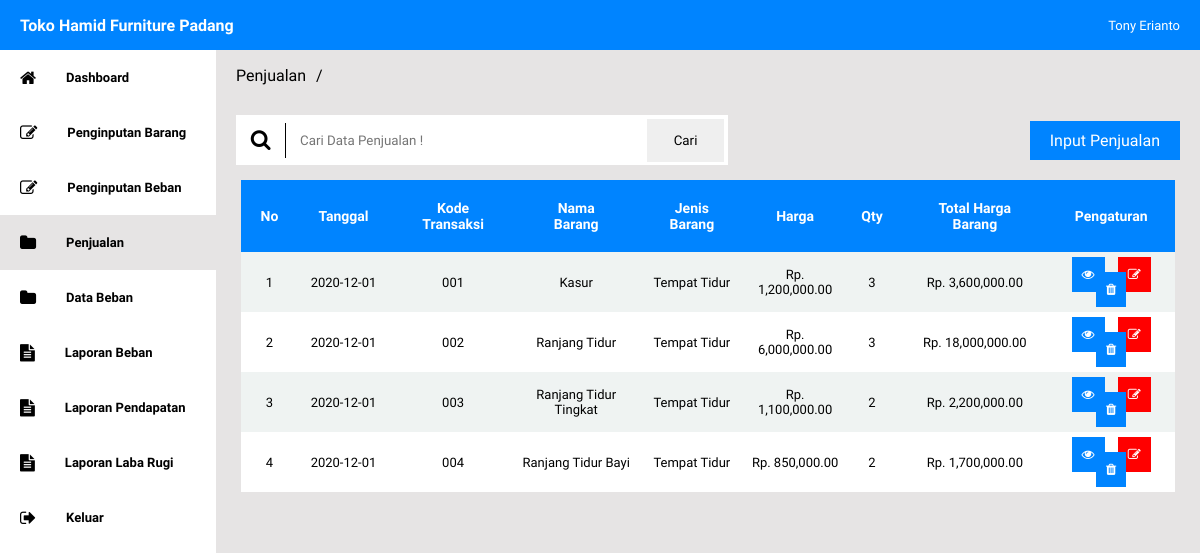
/penjualan/index.php (signed in), run on the app's committed database.
### tables this page shows
CREATE TABLE `tb_penjualan` (
  `tanggal_transaksi` date NOT NULL,
  `kode_transaksi` varchar(100) NOT NULL,
  `kode_barang` varchar(100) NOT NULL,
  `nama_barang` varchar(100) NOT NULL,
  `jenis_barang` varchar(100) NOT NULL,
  `harga_barang_modal` int(11) NOT NULL,
  `harga_barang_jual` int(11) NOT NULL,
  `qty` int(11) NOT NULL,
  `total_harga_barang_modal` int(11) NOT NULL,
  `total_harga_barang_jual` int(11) NOT NULL
);

### penjualan/index.php (the view, shortened to what this page needs)
<?php
 include '../koneksi/index.php';
?>
<!DOCTYPE html>
<html lang="en">
<head>
    <link rel="stylesheet" href="../css/style.css">
    <link rel="stylesheet" href="https://stackpath.bootstrapcdn.com/font-awesome/4.7.0/css/font-awesome.min.css">
</head>
<body>
    <section>
        <div class="top-nav">
            <div class="brand-company">
                Toko Hamid Furniture Padang
            </div>
            <div class="name-account">
                <?php echo $_SESSION["nama_lengkap"] ?>
            </div>
        </div>
        <div class="side-nav">
            <div class="side-nav-menu">
                <ul>
                    <li><a href="../dashboard/"><i class="fa fa-home fa-lg"></i>Dashboard</a></li>
                    <li><a href="../penginputan/"><i class="fa fa-edit fa-lg"></i>Penginputan Barang</a></li>
                    <li><a href="../penginputanbeban/"><i class="fa fa-edit fa-lg"></i>Penginputan Beban</a></li>
                    <li><a class="active" href="../penjualan/"><i class="fa fa-folder fa-lg"></i>Penjualan</a></li>
                    <li><a href="../databeban/"><i class="fa fa-folder fa-lg"></i>Data Beban</a></li>
                    <li><a href="../laporanbeban/"><i class="fa fa-file-text fa-lg"></i>Laporan Beban</a></li>
                    <li><a href="../laporanpendapatan/"><i class="fa fa-file-text fa-lg"></i>Laporan Pendapatan</a></li>
                    <li><a href="../laporanlabarugi/"><i class="fa fa-file-text fa-lg"></i>Laporan Laba Rugi</a></li>
                    <li><a href="../proses/keluar.php"><i class="fa fa-sign-out fa-lg"></i>Keluar</a></li>
                </ul>
            </div>
        </div>
    </section>
    <section>
        <div class="content-layout">
            <div class="breadcrumb">
                <a href="../penjualan/">Penjualan</a><span>/</span>
            </div>
            <div class="button-input-layout">
                <?php
                $cari="";
                ?>
                <div class="search-layout">
                    <div class="search-logo">
                        <i class="fa fa-search fa-lg">
                        </i>
                    </div>
                    <div class="search-input-layout">
                    <form action="" method="get">
                        <input type="text" name="caridatapenjualan" value="<?php echo $cari ?>" placeholder="Cari Data Penjualan ! " name="" id="">
                        <input type="submit" value="Cari">
                    </form>
                    </div>
                </div>
                <a href="../inputpenjualan/">Input Penjualan</a>
            </div>
            <div class="table-layout">
                <table>
                    <tr>
                        <th>No</th>
                        <th>Tanggal</th>
                        <th>Kode Transaksi</th>
                        <th>Nama Barang</th>
                        <th>Jenis Barang</th>
                        <th>Harga</th>
                        <th>Qty</th>
                        <th>Total Harga Barang</th>
                        <th>Pengaturan</th>
                    </tr>
                    <?php
                            if(isset($_GET['caridatapenjualan'])){
                                $cari=$_GET['caridatapenjualan'];
                                $data  = "SELECT * FROM tb_penjualan WHERE tanggal_transaksi LIKE'%$cari%' OR kode_transaksi LIKE'%$cari%' OR kode_barang LIKE'%$cari%' OR nama_barang LIKE'%$cari%' OR jenis_barang LIKE'%$cari%' OR harga_barang_jual LIKE'%$cari%' OR total_harga_barang_jual LIKE'%$cari%'
                                ORDER BY tanggal_transaksi ASC";
                            }
                            else{
                                $data  = "SELECT * FROM tb_penjualan  ORDER BY tanggal_transaksi ASC";
                            }
                            $no=1;
                            $query = mysqli_query($koneksi,$data);
                            while($row = mysqli_fetch_array($query))
                            {
                                $tanggal_transaksi= $row["tanggal_transaksi"];
                                $kode_transaksi = $row["kode_transaksi"];
                                $nama_barang = $row["nama_barang"];
                                $jenis_barang = $row["jenis_barang"];
                                $harga_barang_jual = $row["harga_barang_jual"];
                                $qty=$row["qty"];
                                $total_harga_barang_jual=$row["total_harga_barang_jual"];
                    ?>
                    <tr>
                        <td><?php echo "$no" ?></td>
                        <td><?php echo "$tanggal_transaksi" ?></td>
                        <td><?php echo "$kode_transaksi" ?></td>
                        <td><?php echo "$nama_barang" ?></td>
                        <td><?php echo "$jenis_barang" ?></td>
                        <td><?php echo "Rp. ". number_format($harga_barang_jual, 2, ".", ",");?></td>
                        <td><?php echo "$qty" ?></td>
                        <td><?php echo "Rp. ". number_format($total_harga_barang_jual, 2, ".", ",");?></td>
                        <td>
                            <a href="../penjualan/lihat.php?kode_transaksi=<?php echo $kode_transaksi ?>"><i class="fa fa-eye"></i></a>
                            <a href="../ubahpenjualan/?kode_transaksi=<?php echo $kode_transaksi ?>"><i class="fa fa-edit"></i></a>
                            <a href="../penjualan/hapus.php?kode_transaksi=<?php echo $kode_transaksi ?>"><i class="fa fa-trash"></i></a>
                        </td>
                    </tr>
                    <?php
                    $no++;
                    }
                    ?>
                </table>
            </div>
        </div>
    </section>
</body>
</html>

### css/style.css (style rules this page uses)
* { font-family: 'Varela Round', sans-serif; margin: 0; padding: 0; }
.top-nav { position: fixed; top:0; width: 100%; height: 50px; background-color: #0084ff; display: flex; justify-content: space-between; }
.top-nav > .brand-company { width: 30%; height: 100%; display: flex; align-items: center; margin-left: 20px; font-weight: bold; color: #ffffff; cursor: default; }
.top-nav > .name-account { width: 30%; height: 100%; font-size: 13px; display: flex; justify-content: flex-end; align-items: center; margin-right: 20px; color: #ffffff; cursor: default; }
.side-nav { position: fixed; top: 50px; left: 0; width: 18%; height: 100%; }
.side-nav > .side-nav-menu { width: 100%; height: 70%; }
.side-nav > .side-nav-menu > ul { padding: 0; margin: 0; }
.side-nav > .side-nav-menu > ul > li { list-style-type: none; }
.side-nav > .side-nav-menu > ul > li > a { display: block; padding:20px; font-size: 13px; font-weight: bold; text-decoration: none; color: #000000; }
.side-nav > .side-nav-menu > ul > li > a > i { margin-right: 30px; }
.side-nav > .side-nav-menu > ul > li > a.active { background-color:#e6e4e4; }
.content-layout { width: 82%; height: 100%; position: fixed; top:50px; right: 0; background-color:#e6e4e4; overflow-y: auto; }
.content-layout > .breadcrumb { width: 100%; height: 50px; display: flex; align-items: center; margin-left: 20px; }
.content-layout > .breadcrumb > a { text-decoration: none; color: #000000; }
.content-layout > .breadcrumb > span { margin: 0px 10px; }
.button-input-layout { width: 100%; height: 80px; display: flex; align-items: center; justify-content: space-between; }
.search-layout { width: 50%; height: 50px; margin-left: 20px; display: flex; justify-content: center; align-items: center; background-color: #ffffff; }
.search-layout > .search-logo { width: 10%; height: 70%; display: flex; justify-content: center; align-items: center; border-right: 1px solid #000000; }
.search-input-layout { height: 100%; width: 90%; display: flex; align-items: center; justify-content: center; }
.search-input-layout > form { height: 100%; width: 100%; display: flex; align-items: center; justify-content: center; }
.search-input-layout > form > input[type=text] { padding: 14px; width: 93%; border: none; outline: none; }
.search-input-layout > form > input[type=submit] { padding: 14px; width: 20%; border: none; outline: none; margin-right: 4px; }
.button-input-layout > a { display: block; background-color: #0084ff; padding: 10px 20px; text-decoration: none; color:#ffffff; margin-right: 20px; }
.table-layout { height: 400px; width: 95%; margin:auto; overflow-y: auto; }
.table-layout > table { width: 100%; text-align: center; border-collapse: collapse; }
.table-layout > table th { padding: 20px; font-size: 14px; background-color: #0084ff; color: #ffffff; }
.table-layout > table td { height: 60px; font-size: 13px; }
.table-layout> table tr:nth-child(odd) { background-color: #ffffff; }
.table-layout> table tr:nth-child(even) { background-color: #eff3f2; }
.table-layout > table td a { padding: 10px; background-color: #0084ff; text-decoration: none; color:#ffffff; margin: 0px 5px; }
.table-layout > table td a:nth-child(even) { background-color: #ff0000; }

### data on the page
tb_penjualan: tanggal_transaksi "2020-12-01", kode_transaksi "001", nama_barang "Kasur", jenis_barang "Tempat Tidur", harga_barang_jual "1,200,000.00", qty "3", total_harga_barang_jual "3,600,000.00"
tb_penjualan: tanggal_transaksi "2020-12-01", kode_transaksi "002", nama_barang "Ranjang Tidur", jenis_barang "Tempat Tidur", harga_barang_jual "6,000,000.00", qty "3", total_harga_barang_jual "18,000,000.00"
tb_penjualan: tanggal_transaksi "2020-12-01", kode_transaksi "003", nama_barang "Ranjang Tidur Tingkat", jenis_barang "Tempat Tidur", harga_barang_jual "1,100,000.00", qty "2", total_harga_barang_jual "2,200,000.00"
tb_penjualan: tanggal_transaksi "2020-12-01", kode_transaksi "004", nama_barang "Ranjang Tidur Bayi", jenis_barang "Tempat Tidur", harga_barang_jual "850,000.00", qty "2", total_harga_barang_jual "1,700,000.00"

### other printed values
$_SESSION["nama_lengkap"] "Tony Erianto"
